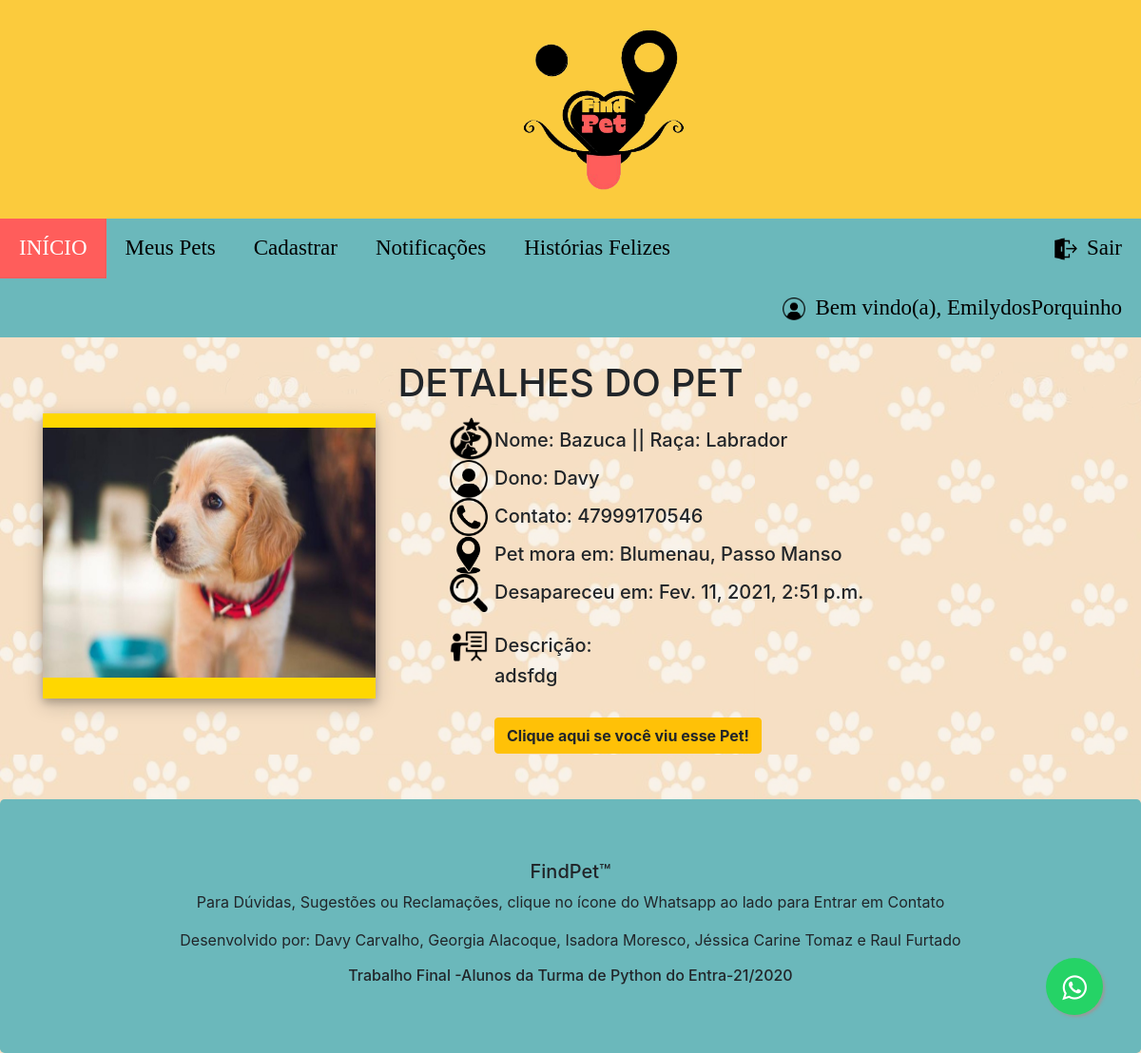
/pet/detail/1/ (signed in), run on the app's committed database.
### core/models.py (models this page shows, shortened)
class Pet(models.Model):
    id = models.AutoField(primary_key=True)
    user = models.ForeignKey(User, on_delete=models.CASCADE)
    owner = models.CharField(max_length=30) #<----- default=None é o problema de aceitar valores vazios!
    pet_name = models.CharField(max_length=30)#<----- default=None é o problema de aceitar valores vazios!
    breed = models.CharField(max_length=15)#<----- default=None é o problema de aceitar valores vazios!
    district = models.CharField(max_length=50)#<----- default=None é o problema de aceitar valores vazios!
    city = models.CharField(max_length=100)
    description = models.TextField()#<----- default=None é o problema de aceitar valores vazios!
    contact_phone = models.CharField(max_length=11)
    contact_email = models.EmailField()
    begin_date = models.DateTimeField(auto_now_add=True)
    photo = models.ImageField(upload_to='uploaded_pet_photos')
    active = models.BooleanField(default=True)
    class Meta:
        db_table = 'pet'

### core/views.py (the view)
# urls.py: path('pet/detail/<id>/', views.pet_detail, name='pet_detail'),
def pet_detail(request, id):
    pet = Pet.objects.get(active=True, id=id)
    return render(request, 'pet.html', {'pet':pet})

### core/templates/pet.html (shortened to what this page needs)
{% extends "model-page.html"%}
{% load static %}
{% block content %}
<h1 class='text-center mt-4' >DETALHES DO PET</h1>
<div class='container'>
    <div class='row'>
        <div class='col-sm-4'>
            <div style='box-shadow: 0 4px 8px 0 rgba(0,0,0,0.2), 0 6px 20px 0 rgba(0,0,0,0.2);
                        background-color:#FFD700; width: 350px; height:300px; position: relative; z-index: -1;'>
                <img src='{{pet.photo.url}}' style='width:350px; height: 263px; margin-top:15px;'>
            </div>
        </div>
        <div class='col-sm-1' style='position: relative; z-index: -1;'>
            <img class='ml-5 mt-1' src="{% static 'imgs\icone_pet.png'%}" style="width:45px; height:45px;">
            <img class='ml-5' src="{% static 'imgs\icone_user.png'%}" style="width:40px; height:40px;">
            <img class='ml-5' src="{% static 'imgs\icone_phone.png'%}" style="width:40px; height:40px;">
            <img class='ml-5' src="{% static 'imgs\icone_localizacao.png'%}" style="width:40px; height:40px;">
            <img class='ml-5' src="{% static 'imgs\icone_lupa.png'%}" style="width:40px; height:40px;">
            <img class='ml-5 mt-3' src="{% static 'imgs\icone_description.png'%}" style="width:40px; height:40px;">
        </div>
        <div class='col-sm-6'>
            <h5 class='mt-3' style='position: relative; z-index: -1;'>Nome: {{pet.pet_name}} || Raça: {{pet.breed}}</h5>
            <h5 class='mt-3' style='position: relative; z-index: -1;'>Dono: {{pet.owner}}</h5>
            <h5 class='mt-3' style='position: relative; z-index: -1;'>Contato: {{pet.contact_phone}}</h5>
            <h5 class='mt-3' style='position: relative; z-index: -1;'>Pet mora em: {{pet.city}}, {{pet.district}}</h5>
            <h5 class='mt-3' style='position: relative; z-index: -1;'>Desapareceu em: {{pet.begin_date}}</h5>
            <br>
            <h5 style='position: relative; z-index: -1;'>Descrição:</h5>
            <h5 style='position: relative; z-index: -1;'>{{pet.description}}</h5>
            {% if request.user != pet.user %}
                <a href="/pet/register_eu_vi/?id={{ pet.id }}">
                <button type="button" class="mt-4 btn btn-warning"><b>Clique aqui se você viu esse Pet!</b></button>
                </a>
            {% endif %}
        </div>
    </div>
</div>
{% endblock %}

### core/templates/model-header.html (shortened to what this page needs)
{% load static %}
<div class="header">
    <img src="{% static 'imgs\logosemfundo.png'%}" style="margin-left:70px; width:170px; height: 170px;"></img>
</div>
<div id="navbar">
    <a class="active" href="/pet/all/">INÍCIO</a>
    {% if request.user.is_authenticated %}
      <a href="/pet/user/">Meus Pets</a>
      <a href="/pet/register/">Cadastrar</a>
      <a href="/pet/notifications/">Notificações</a>
    {% else %}
    <a href="/pet/register/">Cadatre aqui seu Pet desaparecido</a>
    {% endif %}
    <a href="/pet/historias-felizes">Histórias Felizes</a>
    {% if request.user.is_authenticated %}
      <a style='float: right;' href="/logout/">
        <img src="{% static 'imgs\icone_sair.png'%}" style="margin-top:6px; margin-right:10px;float: left; height: 24px; width:24px";>
        Sair
      </a>
      <a style='float: right;'>
        <img src="{% static 'imgs\icone_user.png'%}" style="margin-top:6px; margin-right:10px;float: left; height: 24px; width:24px";>
        Bem vindo(a), {{ user.username }}
      </a>
    {% else %}
      <a style='float: right;' href="/login/">
        <img src="{% static 'imgs\icone_entrar.png'%}" style="margin-top:6px; margin-right:10px; float: left; height: 24px; width:24px";>
        Entrar
      </a>
    {% endif %}
</div>

### core/static/css/styles.css (style rules this page uses)
body { height: auto; margin: 0; font-size: 28px; font-family: Arial, Helvetica, sans-serif; background-image: url(../imgs/fundo4.png); }

### core/templates/model-header.html (style rules this page uses)
.header { background-color:#fbcb3d; padding: 30px; text-align: center; }
#navbar { overflow: hidden; background-color: #6BB8BB; z-index: 2; }
#navbar a { float: left; display: inline-block; color: black; text-align: left; padding: 14px 20px; text-decoration: none; font-size: 23px; font-family: Comic Sans MS; }
#navbar a.active { background-color: #ff5d5b; color: white; }

### data on the page
Pet: photo (picture), pet_name "Bazuca", breed "Labrador", owner "Davy", contact_phone "47999170546", city "Blumenau", district "Passo Manso", begin_date "Fev. 11, 2021, 2:51 p.m.", description "adsfdg"

### other printed values
{{ user.username }} "EmilydosPorquinho"
